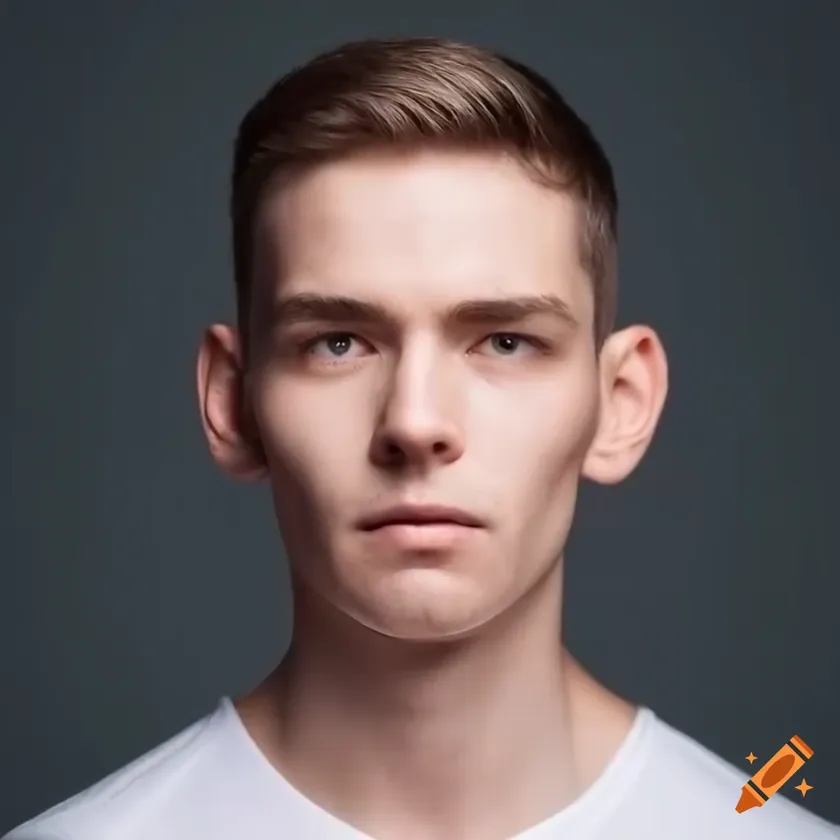
#> input picture sample img.webp, 840 x 840 px, shrunk from 1024 x 1024 before the run, found by its file name
$ python 'Face & eye detection.py'
#> lines starting #> are read from the running program, lines starting #| are printed output that depends on the picture; after the words box and inside, x2 and y2 are one past the last pixel; in counts of white or black regions, pixels touching at a corner belong together
import numpy as np
import cv2

# Load the face and eye Haar cascade classifiers
face_classifier = cv2.CascadeClassifier(r"E:\eye detection\haarcascade_frontalface_default.xml")
eye_classifier = cv2.CascadeClassifier(r"E:\eye detection\haarcascade_eye.xml")

# Load the image
#img = cv2.imread(r"E:\eye detection\swar .jpg")
img = cv2.imread(r"E:\eye detection\sample img.webp")
#> img is the input picture: shape (840, 840, 3); mean B, G, R 93.4, 93.1, 102.5
# Check if the image is loaded correctly
if img is None:
    print("Error: Image not found or cannot be loaded!")
    exit()  # Exit if image is not loaded

# Convert image to grayscale for face detection
gray = cv2.cvtColor(img, cv2.COLOR_BGR2GRAY)
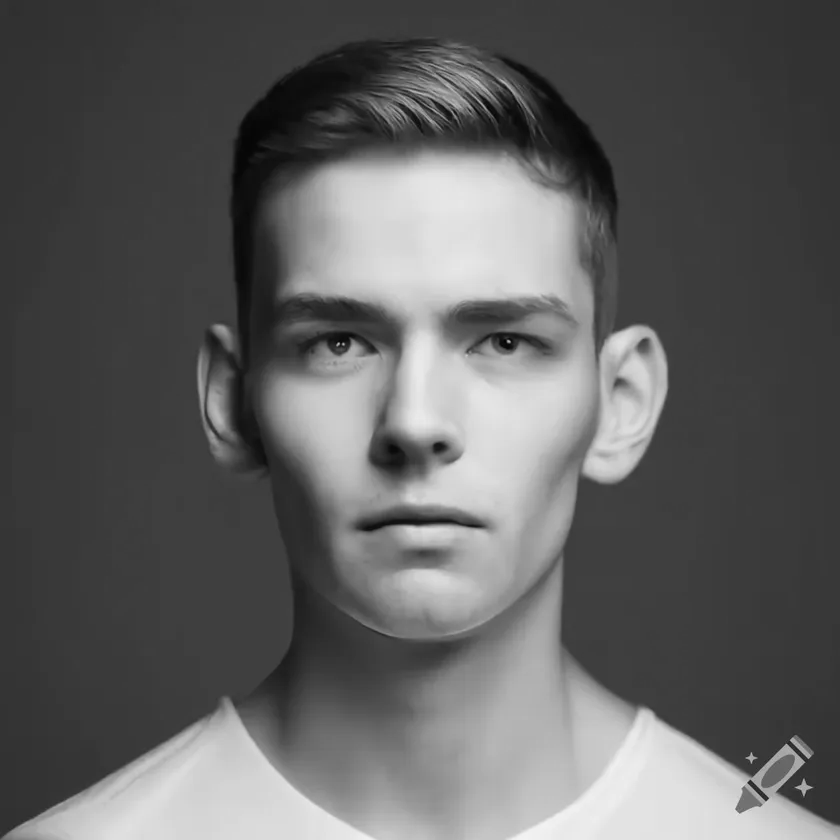
#> gray: shape (840, 840); min 3, max 243, mean 95.8

# Detect faces in the image
faces = face_classifier.detectMultiScale(gray, 1.3, 5)
#> faces = [[204, 166, 438, 438]]

# Check if faces are detected
if len(faces) == 0:
    print("No Face Found")

# Draw rectangles around detected faces and detect eyes within each face
for (x, y, w, h) in faces:
    # Draw a rectangle around the face
    cv2.rectangle(img, (x, y), (x + w, y + h), (127, 0, 255), 2)

    # Region of interest (ROI) for face
    roi_gray = gray[y:y + h, x:x + w]
    roi_color = img[y:y + h, x:x + w]

    # Detect eyes within the face region
    eyes = eye_classifier.detectMultiScale(roi_gray)

    for (ex, ey, ew, eh) in eyes:
        # Draw rectangle around each detected eye
        cv2.rectangle(roi_color, (ex, ey), (ex + ew, ey + eh), (255, 255, 0), 2)
#> this loop made 1 pass
#> pass 1, `roi_gray = gray[y:y + h, x:x + w]`:
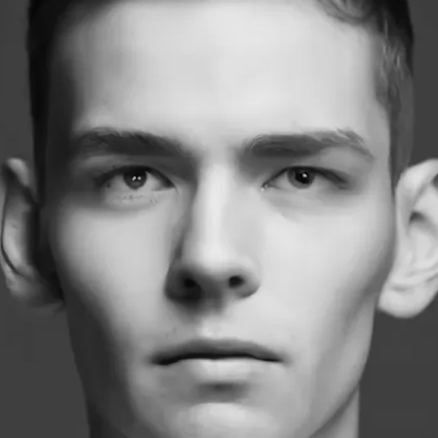
#> roi_gray: shape (438, 438); min 3, max 235, mean 133
#> pass 1, `roi_color = img[y:y + h, x:x + w]`:
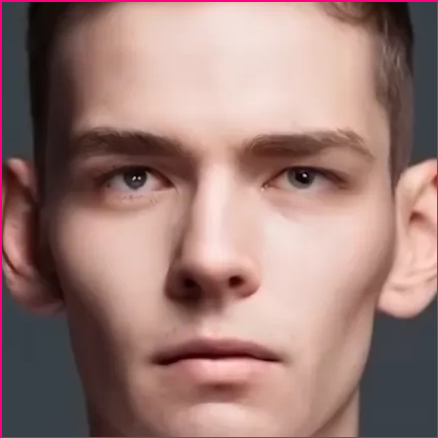
#> roi_color: shape (438, 438, 3); mean B, G, R 118.5, 123.5, 156.9
#> after the loop:
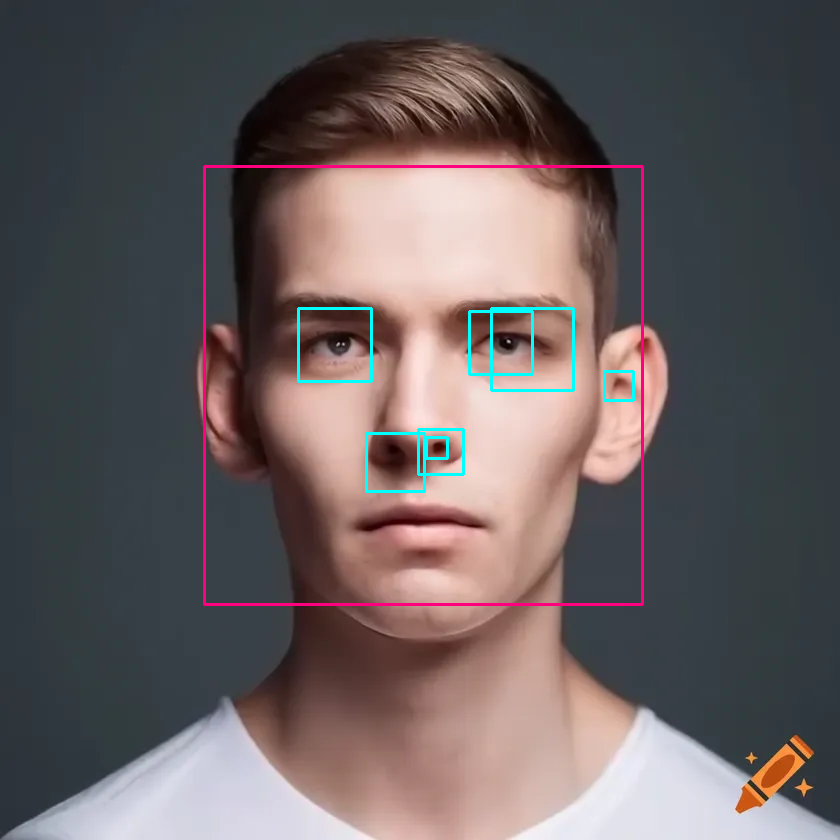
#> img: shape (840, 840, 3); 1.36% of pixels changed, all inside (x1, y1, x2, y2) = (203, 165, 644, 606)
#> after the loop:
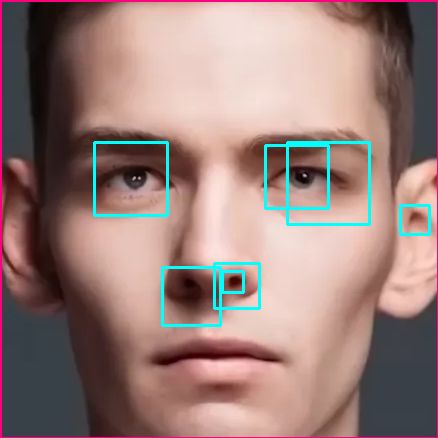
#> roi_color: shape (438, 438, 3); 2.28% of pixels changed, all inside (x1, y1, x2, y2) = (93, 141, 431, 327)

# Display the output image with rectangles around faces and eyes
cv2.imshow('img', img)

# Wait for a key press before closing the window
cv2.waitKey(0)

# Destroy all OpenCV windows
cv2.destroyAllWindows()

$ run again, with swar .jpg saved as sample img.webp
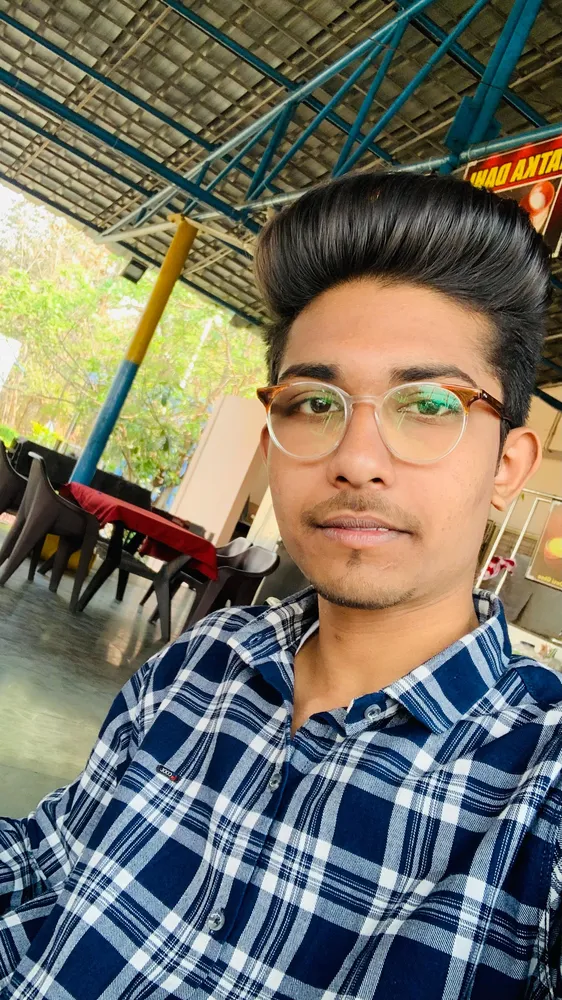
#> input picture swar .jpg, 562 x 1000 px, shrunk from 1737 x 3088 before the run, found by its file name
#> img is the input picture: shape (1000, 562, 3); mean B, G, R 100.7, 113.8, 116.6
#> `gray = cv2.cvtColor(img, cv2.COLOR_BGR2GRAY)`:
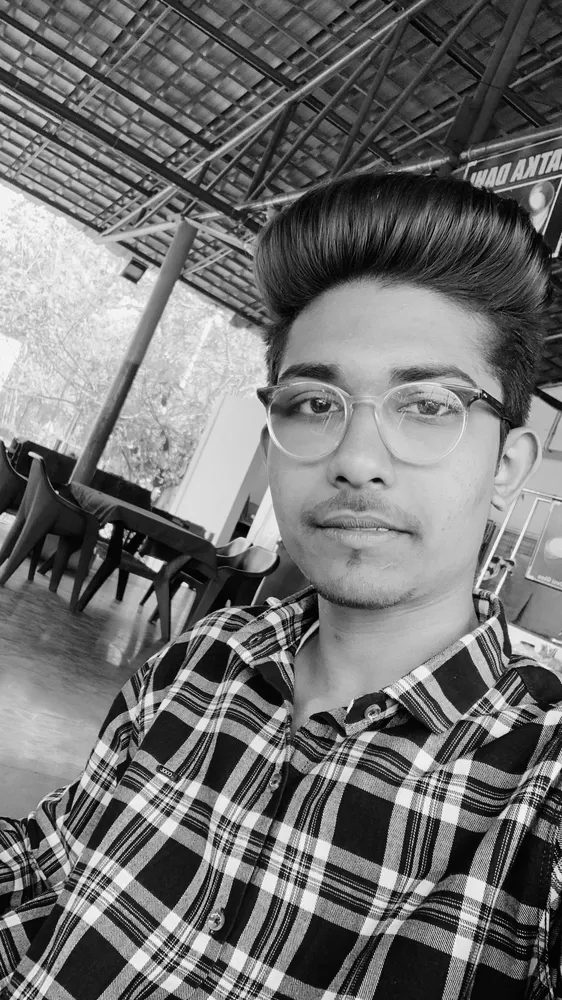
#> gray: shape (1000, 562); min 0, max 253, mean 113.1
#> faces = [[218, 285, 310, 310]]
#> the loop `for (x, y, w, h) in faces:` made 1 pass
#> (x, y, w, h, eyes) on pass 1: (218, 285, 310, 310, [[110, 185, 22, 22], [66, 90, 63, 63], [173, 93, 60, 60]])
#> after the loop `for (x, y, w, h) in faces:`:
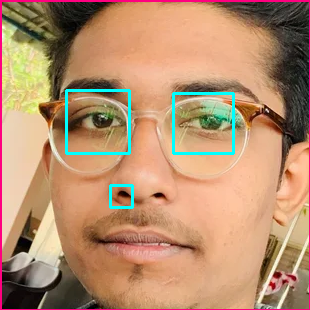
#> roi_color: shape (310, 310, 3); mean B, G, R 110.8, 142.6, 182.8
